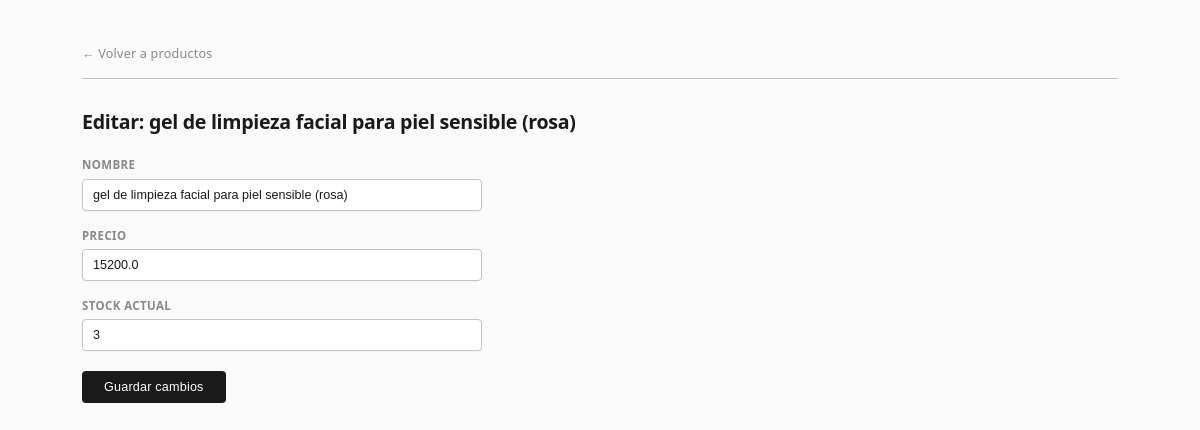
The app's page /stock/productos/editar/1 with its own data.
### modules/stock/models.py (models this page shows)
class Producto(Base):
    __tablename__ = "productos"
    id = Column(Integer, primary_key=True)
    nombre = Column(String, nullable=False)
    precio = Column(Float, nullable=False)
    stock = Column(Integer, default=0)
    ventas = relationship("Venta", back_populates="producto")

### modules/stock/routes.py (the view)
@router.get("/productos/editar/{producto_id}")
def editar_producto_form(producto_id: int, request: Request, db: Session = Depends(get_db)):
    return templates.TemplateResponse("editar_producto.html", {
        "request": request,
        "producto": services.obtener_producto(db, producto_id)
    })

### templates/editar_producto.html (shortened to what this page needs)
<!DOCTYPE html>
<html lang="es">
<head>
    <link rel="stylesheet" href="/static/style.css">
</head>
<body>
<nav>
    <div class="links">
        <a href="/stock/productos">← Volver a productos</a>
    </div>
</nav>
<h1>Editar: {{ producto.nombre }}</h1>
<form class="form-bloque" action="/stock/productos/editar/{{ producto.id }}" method="post">
    <label>Nombre</label>
    <input type="text" name="nombre" value="{{ producto.nombre }}" required>
    <label>Precio</label>
    <input type="number" name="precio" value="{{ producto.precio }}" required>
    <label>Stock actual</label>
    <input type="number" name="stock" value="{{ producto.stock }}" required>
    <button type="submit" class="btn-destacado" style="margin-top:20px;">Guardar cambios</button>
</form>
</body>
</html>

### static/style.css (style rules this page uses)
:root { --bg: #fafafa; --bg-card: #ffffff; --borde: #c4c4c4; --texto: #1a1a1a; --texto-suave: #888; --acento: #2563eb; --acento-hover: #1d4ed8; --verde: #16a34a; --amarillo: #d97706; --rojo: #dc2626; --radio: 4px; }
* { box-sizing: border-box; margin: 0; padding: 0; }
body { font-family: 'Segoe UI', Arial, sans-serif; background: var(--bg); color: var(--texto); padding: 28px 32px; max-width: 1100px; margin: 0 auto; font-size: 14px; line-height: 1.5; }
h1 { font-size: 1.4em; font-weight: 600; margin-bottom: 20px; color: var(--texto); letter-spacing: -0.3px; }
a { color: var(--acento); text-decoration: none; }
nav { display: flex; align-items: center; justify-content: space-between; padding: 14px 0; border-bottom: 1px solid var(--borde); margin-bottom: 28px; }
nav .links a { margin-right: 24px; color: var(--texto-suave); font-size: 0.9em; font-weight: 500; letter-spacing: 0.2px; }
.btn-destacado { background: var(--texto); color: white; padding: 7px 16px; border-radius: var(--radio); font-size: 0.85em; font-weight: 500; border: none; cursor: pointer; display: inline-block; letter-spacing: 0.2px; }
.form-bloque label { display: block; font-size: 0.82em; font-weight: 600; color: var(--texto-suave); text-transform: uppercase; letter-spacing: 0.4px; margin-top: 16px; margin-bottom: 5px; }
.form-bloque input, .form-bloque select, .form-bloque textarea { width: 100%; padding: 8px 10px; border: 1.5px solid var(--borde); border-radius: var(--radio); font-size: 0.9em; background: white; color: var(--texto); outline: none; box-shadow: 0 1px 2px rgba(0,0,0,0.04); }
.form-bloque button[type="submit"] { margin-top: 20px; padding: 9px 22px; background: var(--texto); color: white; border: none; border-radius: var(--radio); font-size: 0.9em; cursor: pointer; }

### templates/editar_producto.html (style rules this page uses)
.form-bloque { max-width: 400px; }

### records on screen
Producto: nombre "gel de limpieza facial para piel sensible (rosa)", precio "15200.0", stock "3"
